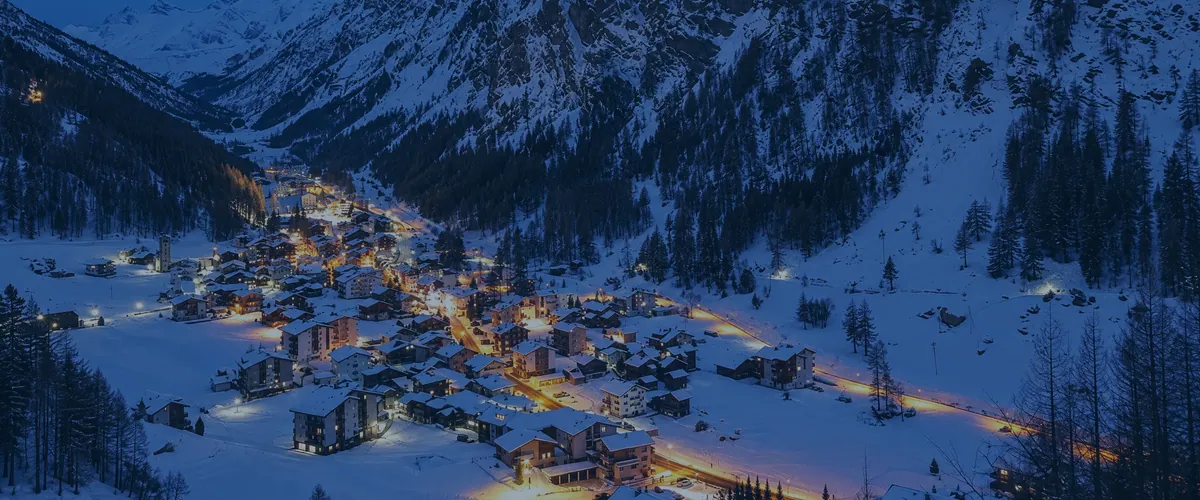
#> input picture Zurbriggen Hotel Monte-Moro Saas-Almagell/website/_werkbank/_werkbank/eigen/fen-fenster-haus-1200.webp, 1200 x 500 px
$ python -i livre.py   (imports and definitions only)
#> lines starting #> are read from the running program, lines starting #| are printed output that depends on the picture
#!/usr/bin/env python3
"""Das Markenbuch · Hotel Monte-Moro, Saas-Almagell, Server-Teil (aus dem Stamm der Werkzeuge, umgestellt auf das Haus). Aufgerufen von
server.py (nur auf diesem Rechner) unter …/api/<was>:

   GET  bild?k=<foto>&f=instagram|story|web|druck[&x=0..1][&y=0..1]   das Foto in fertiger Grösse als Download
   GET  stand                                                           Zahlen für Kontrollpanel (Fotos, Dateien) und welche Fotos kein Original haben
   POST pruefen  {name, typ, daten (data-URL), sprache}                 Markenprüfung eines Entwurfs
   POST fehler   {zeit, art, text, wo, seite, browser}                  Skriptfehler aus dem Browser (R03)

Farben werden ohne KI gemessen (gegen die Palette aus livre.json, gebaut aus website/assets/css/montemoro.css, Abstand nach CIEDE2000). Bild, Schrift, Zeichen und Ton
beurteilt Claude, aber nur mit LIVRE_KI=1 (Regel 54: der Schlüssel ist gesperrt, ohne Roberts Wort kein Aufruf). Ohne den Schalter antwortet eine
Probe-Antwort in derselben Form, gerechnet aus der Messung und überall als Probe beschriftet. Gespeichert wird nichts: der Entwurf lebt nur im
Arbeitsspeicher und in einem Zwischenordner, der nach der Antwort gelöscht wird."""
import base64, io, json, math, os, re, shutil, subprocess, sys, tempfile, threading, time, urllib.request, urllib.error
from functools import lru_cache
from PIL import Image, ImageOps, ImageFile, ImageFilter, ImageChops

ImageFile.LOAD_TRUNCATED_IMAGES = True
Image.MAX_IMAGE_PIXELS = None
HIER = os.path.dirname(os.path.abspath(__file__))
ROOT = os.path.join(os.path.dirname(os.path.dirname(HIER)), 'website')   # die Website des Hauses (Werkzeug liegt in _werkzeuge/livre/)
PROJEKTE = os.path.dirname(os.path.dirname(ROOT))
LIVRE_JSON = next((x for x in (os.environ.get('LIVRE_JSON'), os.path.join(HIER, 'livre.json')) if x and os.path.exists(x)), os.path.join(HIER, 'livre.json'))
QUELLEN_JSON = os.path.join(HIER, '_quellen.json')       # nur lokal: wo das Original je Foto liegt (geht nie online)
FEHLER_LOG = os.environ.get('LIVRE_FEHLER') or os.path.join(HIER, '_qa', 'fehler.jsonl')
WEB_WURZEL = os.environ.get('LIVRE_WEB') or ROOT          # online: Ordner mit assets/img (die Website neben der Funktion)
HOECHST_PIXEL = 120_000_000
SCHLUESSEL = 'monte-moro'
MODELL = 'claude-opus-5-5'
FORMATE = {'instagram': (1080, 1350, 'Instagram 1080 × 1350'), 'story': (1080, 1920, 'Story 1080 × 1920'),
           'web': (2000, None, 'Web, längste Seite 2000 px'), 'druck': (None, None, 'Druck, volle Auflösung')}
PAPIER = (245, 242, 238)   # Papier #F5F2EE (montemoro.css)
OFFEN = Image.open         # die Quelle in _masse.json ist schon die Fassung, die die Website zeigt (auch die mit KI neu gerechneten)


@lru_cache(maxsize=1)
def _livre():
    return json.load(open(LIVRE_JSON, encoding='utf-8'))


# [27 lines left out: functions _quellen, _eintrag, _web_pfad, _orig_pfad, not called in this run]


def ohne_original():
    """Fotos, deren Original nicht hinterlegt ist: «Druck» liefert dort die Website-Grösse (die Oberfläche sagt es)."""
    return [d['k'] for d in _livre()['fotos'] if not _orig_pfad(d)]


# [77 lines left out: functions _quelle_bild, bild, _lab, de2000, not called in this run]


def _rgb(h):
    h = h.lstrip('#'); return tuple(int(h[i:i + 2], 16) for i in (0, 2, 4))


def _palette():
    return [(f['k'], f['n'], f['h'].lower(), _lab(_rgb(f['h']))) for f in _livre()['farben']]


def farben(im, n=28):
    """Die Töne eines Entwurfs, gemessen: Median-Schnitt auf n Farben, je Ton Anteil, nächste Farbe der Palette und Abstand (ΔE 2000).
    Grenzen: unter 5 gilt als gleich, bis 12 als nah, darüber als fremd. Dazu reines Schwarz gesondert."""
    PALETTE = _palette()
    im = im.convert('RGB'); im.thumbnail((900, 900))
    hoch, tief = im.filter(ImageFilter.MaxFilter(3)), im.filter(ImageFilter.MinFilter(3))
    unruhe = ImageChops.subtract(hoch, tief).convert('L').point(lambda v: 255 if v > 26 else 0)
    px_flach = [p for p, u in zip(im.getdata(), unruhe.getdata()) if not u] or list(im.getdata())
    flach = Image.new('RGB', (len(px_flach), 1)); flach.putdata(px_flach)
    q = flach.quantize(n, method=Image.Quantize.MEDIANCUT, kmeans=2)
    pal = q.getpalette()[:n * 3]
    farb = q.getcolors()
    ges = sum(a for a, _ in farb) or 1
    toene = []
    for anz, i in sorted(farb, reverse=True):
        rgb = tuple(pal[i * 3:i * 3 + 3]); lab = _lab(rgb)
        best = min(PALETTE, key=lambda p: de2000(lab, p[3]))
        d = de2000(lab, best[3])
        toene.append(dict(hex='#%02x%02x%02x' % rgb, anteil=round(anz / ges, 4), naechste=best[0], name=best[1], palette=best[2], de=round(d, 1),
                          urteil='gleich' if d < 5 else 'nah' if d < 12 else 'fremd'))
    zus = []
    for t in toene:
        lab = _lab(tuple(int(t['hex'][i:i + 2], 16) for i in (1, 3, 5)))
        for z in zus:
            if (t['urteil'] == 'gleich' and z['urteil'] == 'gleich' and z['naechste'] == t['naechste']) or (t['urteil'] != 'gleich' and z['urteil'] == t['urteil'] and de2000(lab, z['_lab']) < 6):
                z['anteil'] = round(z['anteil'] + t['anteil'], 4); break
        else:
            zus.append(dict(t, _lab=lab))
    toene = [{k: v for k, v in z.items() if k != '_lab'} for z in sorted(zus, key=lambda z: -z['anteil']) if z['anteil'] >= .004]
    px = list(im.resize((min(im.size[0], 300), max(1, round(im.size[1] * min(im.size[0], 300) / im.size[0])))).getdata())
    schwarz = sum(1 for p in px if (lambda L, a, b: L < 7 and math.hypot(a, b) < 6)(*_lab(p)))
    n_px = len(px) or 1
    im_rahmen = sum(t['anteil'] for t in toene if t['urteil'] != 'fremd')
    return dict(toene=toene, im_rahmen=round(im_rahmen, 3), schwarz=round(schwarz / n_px, 3), rot=0)


# ---------------------------------------------------------------- Regeln für die Beurteilung (aus der Website und dem Markenbuch buch.html)
# [20 lines left out: function regeln, not called in this run]


SPRACHE = {'de': 'Deutsch (Schweizer Schreibung mit ss, «Guillemets»), in der Sie-Form'}   # die Website spricht Deutsch


def _ki_an():
    """Regel 54: Claude nur mit LIVRE_KI=1 (lokal) bzw. mit Schlüssel in der Umgebung der Funktion (online). Sonst Probe-Antwort."""
    return os.environ.get('LIVRE_KI', '0') == '1'


# [191 lines left out: functions _schluessel, _claude, _probe, pruefen, _ki_meldung, _pdf_seiten, not called in this run]


_FEHLER_SCHLOSS = threading.Lock()


# [43 lines left out: functions fehler, stand, get, post, not called in this run]

>>> import cv2
>>> picture = cv2.imread('../../website/_werkbank/_werkbank/eigen/fen-fenster-haus-1200.webp', cv2.IMREAD_GRAYSCALE)
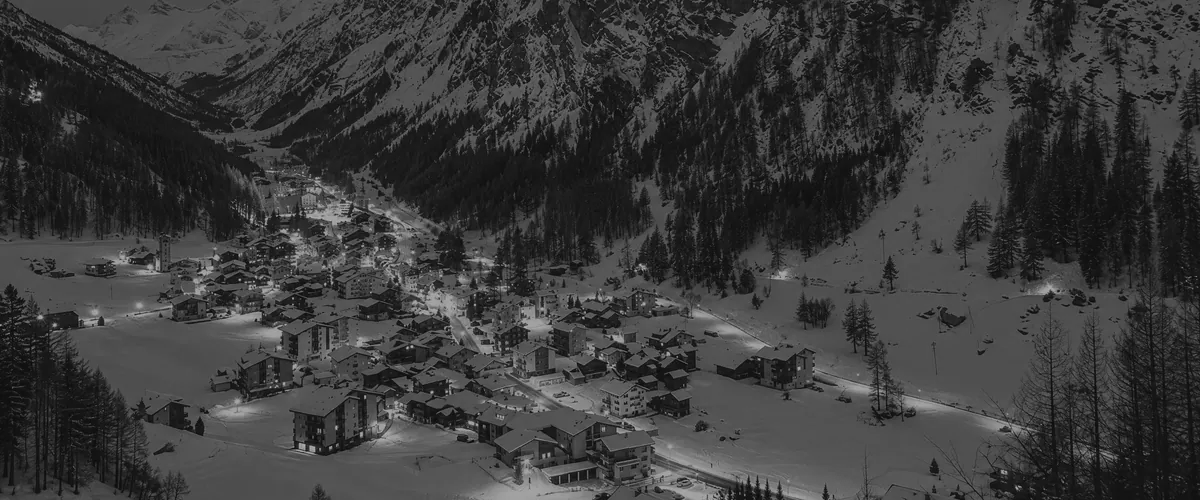
#> picture: shape (500, 1200); min 6, max 181, mean 58.7
>>> result = farben(picture)
#> (the run stopped early here; a loop or call above may not have finished)
